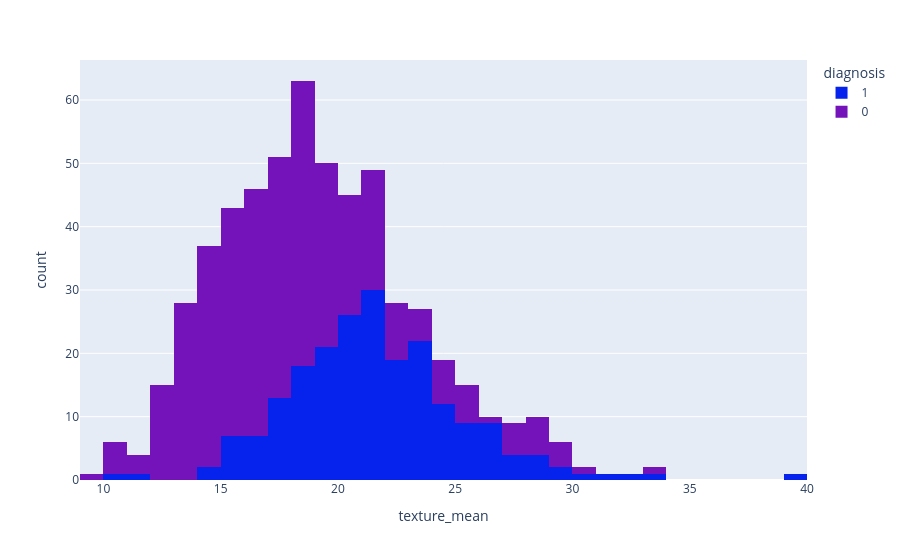

Here is the notebook cell this chart was saved with:
### Code cell
px.histogram(data_frame=data, x='texture_mean', color='diagnosis', color_discrete_sequence= ['#0523EC',
                                                                                             '#7513BA'])

### Figure 1 — Plotly figure (JSON) as saved in the notebook; plotly's stock layout.template omitted (floating-point values rounded to 4 significant figures; data arrays with more than 128 entries replaced by an {"elided": "..."} marker saying what was removed)
{"data": [{"bingroup": "x", "hovertemplate": "diagnosis=1<br>texture_mean=%{x}<br>count=%{y}<extra></extra>", "legendgroup": "1", "marker": {"color": "#0523EC", "pattern": {"shape": ""}}, "name": "1", "orientation": "v", "showlegend": true, "type": "histogram", "x": {"elided": "212 float values"}, "xaxis": "x", "yaxis": "y"}, {"bingroup": "x", "hovertemplate": "diagnosis=0<br>texture_mean=%{x}<br>count=%{y}<extra></extra>", "legendgroup": "0", "marker": {"color": "#7513BA", "pattern": {"shape": ""}}, "name": "0", "orientation": "v", "showlegend": true, "type": "histogram", "x": {"elided": "357 float values"}, "xaxis": "x", "yaxis": "y"}], "layout": {"barmode": "relative", "legend": {"title": {"text": "diagnosis"}, "tracegroupgap": 0}, "margin": {"t": 60}, "xaxis": {"anchor": "y", "domain": [0, 1], "title": {"text": "texture_mean"}}, "yaxis": {"anchor": "x", "domain": [0, 1], "title": {"text": "count"}}}}
